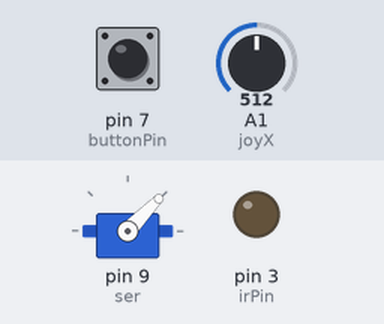
This sketch was run on a simulated Arduino Uno, built with avr-gcc and run on an emulated ATmega328P. Shown: servo, output pins drawn as LEDs (lit = HIGH). The test bench sets the inputs (shaded band); at power-on: pin 7 (buttonPin) HIGH, A1 (joyX) = 512. What the sketch prints to the serial monitor is not drawn.

Above: at 1.2 s.
1.3 s: pin 7 (buttonPin) pulled LOW for 1 s
At 1.81 s:
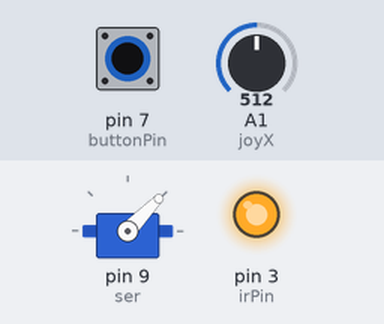
4.3 s: A1 (joyX) set to 716
At 5.5 s:
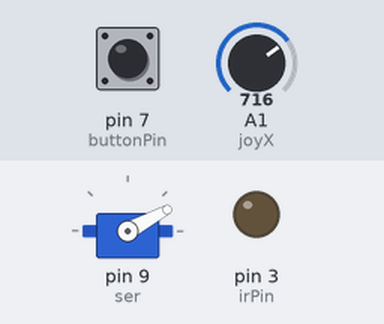
5.8 s: pin 7 (buttonPin) pulled LOW for 0.15 s
At 5.91 s:
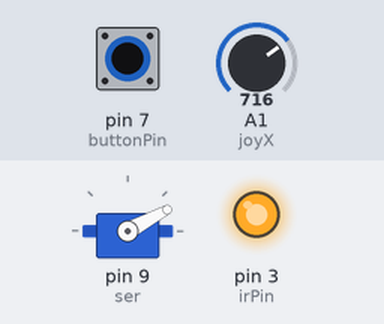
7.5 s: A1 (joyX) set to 900
At 8.0 s:
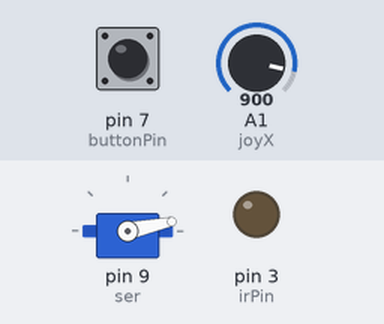
9.0 s: pin 7 (buttonPin) pulled LOW for 0.15 s
At 9.11 s:
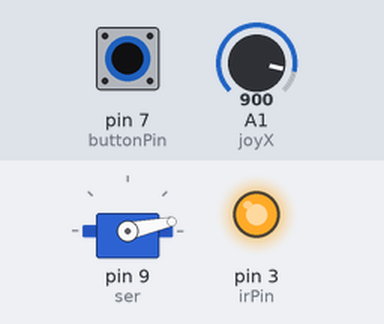
10.7 s: A1 (joyX) set to 306
At 11.6 s:
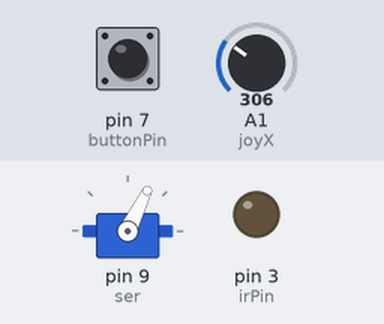
Timing chart, 0 to 13.2 s (numbered marks = the images above; inputs shaded):
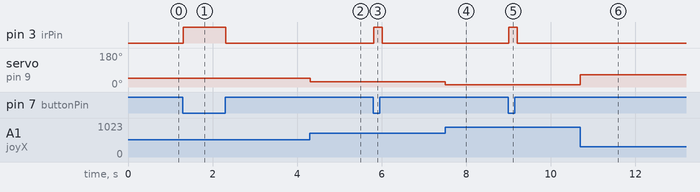

The sketch:

Sender.ino
```cpp
// Joystick x- and y- axes are connected to A1 and A0 analog pins of Arduino.
// Servos are connectd to PWM Pins 9 and 10.

//#include <IRremote.h>
#include <Servo.h>


//unsigned int m[] = {1,2,3,4};
//IRsend irsend;
Servo ser;
int irPin = 3;
int irGnd = 4;
const int buttonPin = 7;
int buttonState = 0;
int joyX = A1; //  X - axis of Joystick
//int joyY = A0; // y - axis of Joystick
int x=0;//,y=0;

void setup()
{
  Serial.begin(9600);
  pinMode(buttonPin, INPUT);
  pinMode(irPin, OUTPUT);
  pinMode(irGnd, OUTPUT);
  ser.attach(9); // servo on PIN 9
}

void sendIRS(){
  digitalWrite(irPin,HIGH);
   digitalWrite(irGnd,LOW);
   delay(100);
   digitalWrite(irPin,LOW);
}

void loop()
{
  x = joyX;    // y value btwn 0 and 1023)
  x = map(analogRead(joyX), 0, 1024, 90, 1);
  ser.write(x);
  buttonState = digitalRead(buttonPin);
  //irsend.sendRaw(m,4, 12);
  Serial.println(x);
  //Serial.println(sw1);
  Serial.println(buttonState);
 if(buttonState == LOW){
   sendIRS();
 }
}
```

Measured:
- after the input at 1.3 s, pin 3 (irPin): LOW → HIGH at once, → LOW 1.0 s later
- after the input at 4.3 s, servo on pin 9 (ser): 46° → 28° at once
- after the input at 5.8 s, pin 3 (irPin): LOW → HIGH at once, → LOW 0.20 s later
- after the input at 7.5 s, servo on pin 9 (ser): 28° → 12° at once
- after the input at 9.0 s, pin 3 (irPin): LOW → HIGH at once, → LOW 0.20 s later
- after the input at 10.7 s, servo on pin 9 (ser): 12° → 64° at once
